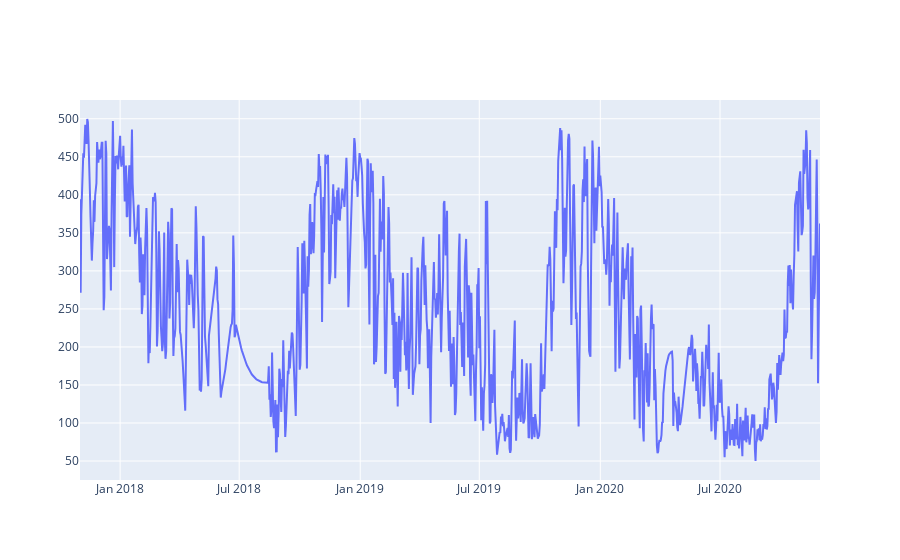

Here is the notebook cell this chart was saved with:
### Code cell
# just checking it for dialy_data too, no particular reason to check it
plotly_data(daily_data)

### Figure 1 — Plotly figure (JSON) as saved in the notebook; plotly's stock layout.template omitted (floating-point values rounded to 4 significant figures; data arrays with more than 128 entries replaced by an {"elided": "..."} marker saying what was removed)
{"data": [{"mode": "lines", "name": "y", "type": "scatter", "x": {"elided": "1126 str values"}, "y": {"elided": "1126 float values"}}], "layout": {"title": {"text": ""}}}
